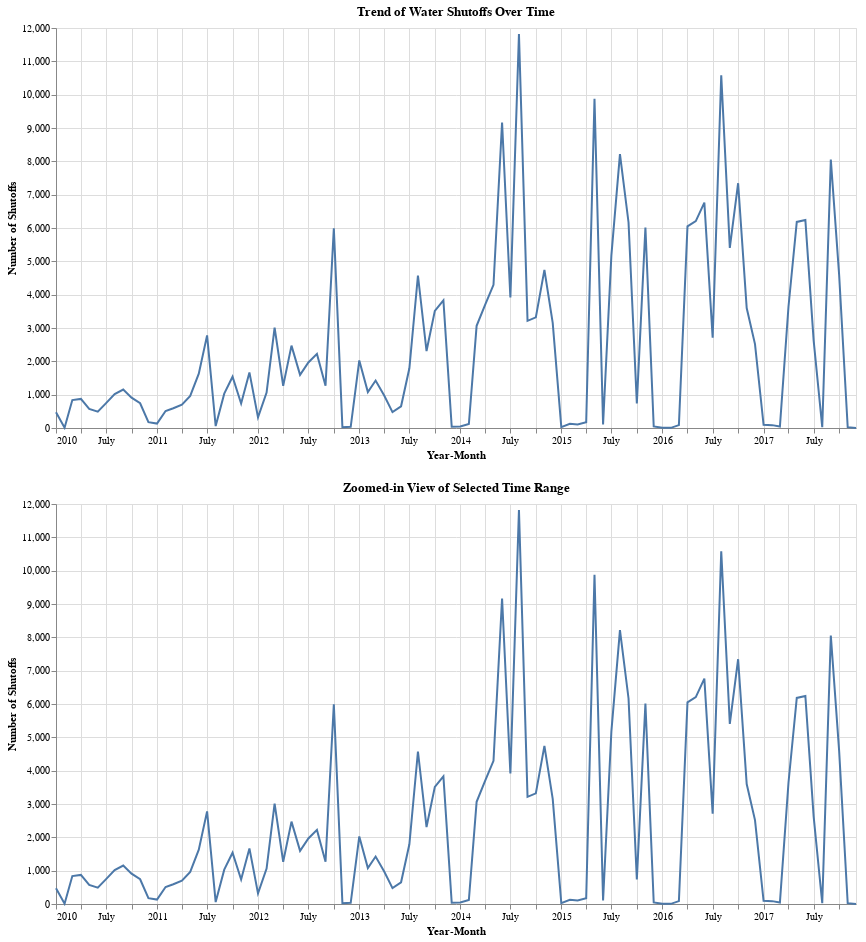

Notebook source saved alongside this figure:
### Markdown cell above
### Trend of water shutoffs using all seven years worth of data

### Code cell
import pandas as pd
import altair as alt

# Ensure Altair's row limit is disabled
alt.data_transformers.disable_max_rows()

# Combine all CSV files into one DataFrame (example file paths used here)
file_paths = [
    '/Users/shirleyaraizasantaella/Documents/UMich/Grad School Year 3/SI 649 Info Visualization/final project/SI649---Final-Project-Lizett-Shirley-Humaira/2010_service_interruptions.csv',
    '/Users/shirleyaraizasantaella/Documents/UMich/Grad School Year 3/SI 649 Info Visualization/final project/SI649---Final-Project-Lizett-Shirley-Humaira/2011_service_interruptions.csv',
    '/Users/shirleyaraizasantaella/Documents/UMich/Grad School Year 3/SI 649 Info Visualization/final project/SI649---Final-Project-Lizett-Shirley-Humaira/2012_service_interruptions.csv',
    '/Users/shirleyaraizasantaella/Documents/UMich/Grad School Year 3/SI 649 Info Visualization/final project/SI649---Final-Project-Lizett-Shirley-Humaira/2013_service_interruptions.csv',
    '/Users/shirleyaraizasantaella/Documents/UMich/Grad School Year 3/SI 649 Info Visualization/final project/SI649---Final-Project-Lizett-Shirley-Humaira/2014_service_interruptions.csv',
    '/Users/shirleyaraizasantaella/Documents/UMich/Grad School Year 3/SI 649 Info Visualization/final project/SI649---Final-Project-Lizett-Shirley-Humaira/2015_service_interruptions.csv',
    '/Users/shirleyaraizasantaella/Documents/UMich/Grad School Year 3/SI 649 Info Visualization/final project/SI649---Final-Project-Lizett-Shirley-Humaira/2016_service_interruptions.csv',
    '/Users/shirleyaraizasantaella/Documents/UMich/Grad School Year 3/SI 649 Info Visualization/final project/SI649---Final-Project-Lizett-Shirley-Humaira/2017_service_interruptions.csv'
]
all_data = pd.concat([pd.read_csv(file) for file in file_paths])

# Ensure the WO_CREATEDATE column is in datetime format
all_data['WO_CREATEDATE'] = pd.to_datetime(all_data['WO_CREATEDATE'], errors='coerce')

# Filter out rows with invalid dates
all_data = all_data.dropna(subset=['WO_CREATEDATE'])

# Create a YearMonth column for grouping
all_data['YearMonth'] = all_data['WO_CREATEDATE'].dt.to_period('M').dt.to_timestamp()

# Group data by YearMonth
shutoffs_over_time = all_data.groupby('YearMonth').size().reset_index(name='Shutoff_Count')

# Define a selection for the slider
time_slider = alt.selection_interval(encodings=['x'])

# Create the base chart
base_chart = alt.Chart(shutoffs_over_time).mark_line().encode(
    x=alt.X('YearMonth:T', title='Year-Month'),
    y=alt.Y('Shutoff_Count:Q', title='Number of Shutoffs'),
    tooltip=['YearMonth:T', 'Shutoff_Count:Q']
).add_params(
    time_slider
).properties(
    title='Trend of Water Shutoffs Over Time',
    width=800,
    height=400
)

# Add a zoomed-in view
zoom_chart = alt.Chart(shutoffs_over_time).mark_line().encode(
    x=alt.X('YearMonth:T', title='Year-Month'),
    y=alt.Y('Shutoff_Count:Q', title='Number of Shutoffs'),
    tooltip=['YearMonth:T', 'Shutoff_Count:Q']
).transform_filter(
    time_slider
).properties(
    title='Zoomed-in View of Selected Time Range',
    width=800,
    height=400
)

# Combine the charts
interactive_chart = base_chart & zoom_chart
interactive_chart

### Figure 1 — Vega-Lite specification as saved in the notebook (floating-point values rounded to 4 significant figures)
{"config": {"view": {"continuousWidth": 300, "continuousHeight": 300}}, "vconcat": [{"mark": {"type": "line"}, "encoding": {"tooltip": [{"field": "YearMonth", "type": "temporal"}, {"field": "Shutoff_Count", "type": "quantitative"}], "x": {"field": "YearMonth", "title": "Year-Month", "type": "temporal"}, "y": {"field": "Shutoff_Count", "title": "Number of Shutoffs", "type": "quantitative"}}, "height": 400, "name": "view_1", "title": "Trend of Water Shutoffs Over Time", "width": 800}, {"mark": {"type": "line"}, "encoding": {"tooltip": [{"field": "YearMonth", "type": "temporal"}, {"field": "Shutoff_Count", "type": "quantitative"}], "x": {"field": "YearMonth", "title": "Year-Month", "type": "temporal"}, "y": {"field": "Shutoff_Count", "title": "Number of Shutoffs", "type": "quantitative"}}, "height": 400, "title": "Zoomed-in View of Selected Time Range", "transform": [{"filter": {"param": "param_2"}}], "width": 800}], "data": {"name": "data-6d7acf5225713d6cce467a4a9e381eb3"}, "params": [{"name": "param_2", "select": {"type": "interval", "encodings": ["x"]}, "views": ["view_1"]}], "$schema": "https://vega.github.io/schema/vega-lite/v5.8.0.json", "datasets": {"data-6d7acf5225713d6cce467a4a9e381eb3": [{"YearMonth": "2010-01-01T00:00:00", "Shutoff_Count": 472}, {"YearMonth": "2010-02-01T00:00:00", "Shutoff_Count": 9}, {"YearMonth": "2010-03-01T00:00:00", "Shutoff_Count": 838}, {"YearMonth": "2010-04-01T00:00:00", "Shutoff_Count": 873}, {"YearMonth": "2010-05-01T00:00:00", "Shutoff_Count": 572}, {"YearMonth": "2010-06-01T00:00:00", "Shutoff_Count": 489}, {"YearMonth": "2010-07-01T00:00:00", "Shutoff_Count": 745}, {"YearMonth": "2010-08-01T00:00:00", "Shutoff_Count": 1016}, {"YearMonth": "2010-09-01T00:00:00", "Shutoff_Count": 1154}, {"YearMonth": "2010-10-01T00:00:00", "Shutoff_Count": 911}, {"YearMonth": "2010-11-01T00:00:00", "Shutoff_Count": 743}, {"YearMonth": "2010-12-01T00:00:00", "Shutoff_Count": 175}, {"YearMonth": "2011-01-01T00:00:00", "Shutoff_Count": 133}, {"YearMonth": "2011-02-01T00:00:00", "Shutoff_Count": 509}, {"YearMonth": "2011-03-01T00:00:00", "Shutoff_Count": 592}, {"YearMonth": "2011-04-01T00:00:00", "Shutoff_Count": 698}, {"YearMonth": "2011-05-01T00:00:00", "Shutoff_Count": 961}, {"YearMonth": "2011-06-01T00:00:00", "Shutoff_Count": 1628}, {"YearMonth": "2011-07-01T00:00:00", "Shutoff_Count": 2779}, {"YearMonth": "2011-08-01T00:00:00", "Shutoff_Count": 59}, {"YearMonth": "2011-09-01T00:00:00", "Shutoff_Count": 1031}, {"YearMonth": "2011-10-01T00:00:00", "Shutoff_Count": 1538}, {"YearMonth": "2011-11-01T00:00:00", "Shutoff_Count": 737}, {"YearMonth": "2011-12-01T00:00:00", "Shutoff_Count": 1668}, {"YearMonth": "2012-01-01T00:00:00", "Shutoff_Count": 319}, {"YearMonth": "2012-02-01T00:00:00", "Shutoff_Count": 1064}, {"YearMonth": "2012-03-01T00:00:00", "Shutoff_Count": 3010}, {"YearMonth": "2012-04-01T00:00:00", "Shutoff_Count": 1268}, {"YearMonth": "2012-05-01T00:00:00", "Shutoff_Count": 2472}, {"YearMonth": "2012-06-01T00:00:00", "Shutoff_Count": 1596}, {"YearMonth": "2012-07-01T00:00:00", "Shutoff_Count": 1967}, {"YearMonth": "2012-08-01T00:00:00", "Shutoff_Count": 2223}, {"YearMonth": "2012-09-01T00:00:00", "Shutoff_Count": 1269}, {"YearMonth": "2012-10-01T00:00:00", "Shutoff_Count": 5994}, {"YearMonth": "2012-11-01T00:00:00", "Shutoff_Count": 26}, {"YearMonth": "2012-12-01T00:00:00", "Shutoff_Count": 37}, {"YearMonth": "2013-01-01T00:00:00", "Shutoff_Count": 2026}, {"YearMonth": "2013-02-01T00:00:00", "Shutoff_Count": 1076}, {"YearMonth": "2013-03-01T00:00:00", "Shutoff_Count": 1423}, {"YearMonth": "2013-04-01T00:00:00", "Shutoff_Count": 973}, {"YearMonth": "2013-05-01T00:00:00", "Shutoff_Count": 476}, {"YearMonth": "2013-06-01T00:00:00", "Shutoff_Count": 650}, {"YearMonth": "2013-07-01T00:00:00", "Shutoff_Count": 1793}, {"YearMonth": "2013-08-01T00:00:00", "Shutoff_Count": 4575}, {"YearMonth": "2013-09-01T00:00:00", "Shutoff_Count": 2308}, {"YearMonth": "2013-10-01T00:00:00", "Shutoff_Count": 3514}, {"YearMonth": "2013-11-01T00:00:00", "Shutoff_Count": 3827}, {"YearMonth": "2013-12-01T00:00:00", "Shutoff_Count": 39}, {"YearMonth": "2014-01-01T00:00:00", "Shutoff_Count": 44}, {"YearMonth": "2014-02-01T00:00:00", "Shutoff_Count": 119}, {"YearMonth": "2014-03-01T00:00:00", "Shutoff_Count": 3066}, {"YearMonth": "2014-04-01T00:00:00", "Shutoff_Count": 3704}, {"YearMonth": "2014-05-01T00:00:00", "Shutoff_Count": 4294}, {"YearMonth": "2014-06-01T00:00:00", "Shutoff_Count": 9167}, {"YearMonth": "2014-07-01T00:00:00", "Shutoff_Count": 3913}, {"YearMonth": "2014-08-01T00:00:00", "Shutoff_Count": 11819}, {"YearMonth": "2014-09-01T00:00:00", "Shutoff_Count": 3214}, {"YearMonth": "2014-10-01T00:00:00", "Shutoff_Count": 3320}, {"YearMonth": "2014-11-01T00:00:00", "Shutoff_Count": 4743}, {"YearMonth": "2014-12-01T00:00:00", "Shutoff_Count": 3153}, {"YearMonth": "2015-01-01T00:00:00", "Shutoff_Count": 28}, {"YearMonth": "2015-02-01T00:00:00", "Shutoff_Count": 127}, {"YearMonth": "2015-03-01T00:00:00", "Shutoff_Count": 105}, {"YearMonth": "2015-04-01T00:00:00", "Shutoff_Count": 174}, {"YearMonth": "2015-05-01T00:00:00", "Shutoff_Count": 9875}, {"YearMonth": "2015-06-01T00:00:00", "Shutoff_Count": 107}, {"YearMonth": "2015-07-01T00:00:00", "Shutoff_Count": 5177}, {"YearMonth": "2015-08-01T00:00:00", "Shutoff_Count": 8217}, {"YearMonth": "2015-09-01T00:00:00", "Shutoff_Count": 6166}, {"YearMonth": "2015-10-01T00:00:00", "Shutoff_Count": 740}, {"YearMonth": "2015-11-01T00:00:00", "Shutoff_Count": 6014}, {"YearMonth": "2015-12-01T00:00:00", "Shutoff_Count": 46}, {"YearMonth": "2016-01-01T00:00:00", "Shutoff_Count": 7}, {"YearMonth": "2016-02-01T00:00:00", "Shutoff_Count": 4}, {"YearMonth": "2016-03-01T00:00:00", "Shutoff_Count": 87}, {"YearMonth": "2016-04-01T00:00:00", "Shutoff_Count": 6047}, {"YearMonth": "2016-05-01T00:00:00", "Shutoff_Count": 6206}, {"YearMonth": "2016-06-01T00:00:00", "Shutoff_Count": 6762}, {"YearMonth": "2016-07-01T00:00:00", "Shutoff_Count": 2706}, {"YearMonth": "2016-08-01T00:00:00", "Shutoff_Count": 10584}, {"YearMonth": "2016-09-01T00:00:00", "Shutoff_Count": 5401}, {"YearMonth": "2016-10-01T00:00:00", "Shutoff_Count": 7344}, {"YearMonth": "2016-11-01T00:00:00", "Shutoff_Count": 3599}, {"YearMonth": "2016-12-01T00:00:00", "Shutoff_Count": 2518}, {"YearMonth": "2017-01-01T00:00:00", "Shutoff_Count": 96}, {"YearMonth": "2017-02-01T00:00:00", "Shutoff_Count": 86}, {"YearMonth": "2017-03-01T00:00:00", "Shutoff_Count": 46}, {"YearMonth": "2017-04-01T00:00:00", "Shutoff_Count": 3637}, {"YearMonth": "2017-05-01T00:00:00", "Shutoff_Count": 6182}, {"YearMonth": "2017-06-01T00:00:00", "Shutoff_Count": 6239}, {"YearMonth": "2017-07-01T00:00:00", "Shutoff_Count": 2620}, {"YearMonth": "2017-08-01T00:00:00", "Shutoff_Count": 23}, {"YearMonth": "2017-09-01T00:00:00", "Shutoff_Count": 8055}, {"YearMonth": "2017-10-01T00:00:00", "Shutoff_Count": 4600}, {"YearMonth": "2017-11-01T00:00:00", "Shutoff_Count": 24}, {"YearMonth": "2017-12-01T00:00:00", "Shutoff_Count": 1}]}}
